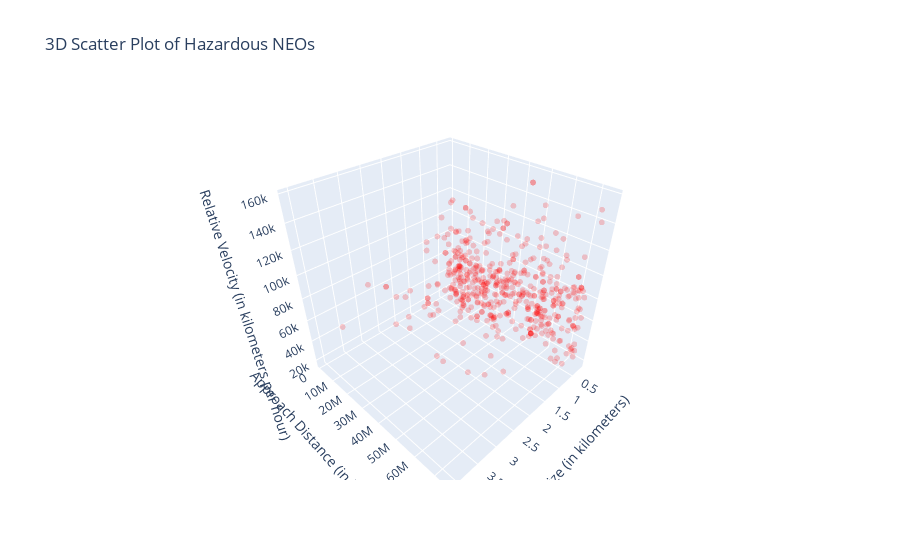

Notebook cell for this chart:
### Markdown cell above
The scatterplot shows the NEO sizes and the approach distance. The sizes of the dots shows the danger level of the NEOs, calculated earlier. It is seen that most of the hazardous NEOs have a close aprroach distance. However, most of them aren't that dangerous, except for the big, red dot, which we should be aware of.

### Code cell
import plotly.graph_objects as go

# Filter the DataFrame to include only hazardous NEOs
hazardous_df = df[df['hazardous']]

# Create the 3D scatter plot using Plotly
fig = go.Figure(data=go.Scatter3d(
    x=hazardous_df['size'],
    y=hazardous_df['approach_distance'],
    z=hazardous_df['relative_velocity'],
    mode='markers',  # Display points as markers
    marker=dict(
        size=2,  # Set the marker size
        color='red', # Set the color
        opacity=0.2  # Set the marker opacity
    )
))

# Customize the layout of the 3D scatter plot
fig.update_layout(
    scene=dict(
        xaxis_title='NEO Size (in kilometers)',
        yaxis_title='Approach Distance (in kilometers)',
        zaxis_title='Relative Velocity (in kilometers per hour)',
    ),
    title='3D Scatter Plot of Hazardous NEOs',
)

# Display the plot
fig.show()

### Figure 1 — Plotly figure (JSON) as saved in the notebook; plotly's stock layout.template omitted (floating-point values rounded to 4 significant figures; data arrays with more than 128 entries replaced by an {"elided": "..."} marker saying what was removed)
{"data": [{"marker": {"color": "red", "opacity": 0.2, "size": 2}, "mode": "markers", "type": "scatter3d", "x": {"elided": "507 float values"}, "y": {"elided": "507 float values"}, "z": {"elided": "507 float values"}}], "layout": {"scene": {"xaxis": {"title": {"text": "NEO Size (in kilometers)"}}, "yaxis": {"title": {"text": "Approach Distance (in kilometers)"}}, "zaxis": {"title": {"text": "Relative Velocity (in kilometers per hour)"}}}, "title": {"text": "3D Scatter Plot of Hazardous NEOs"}}}
